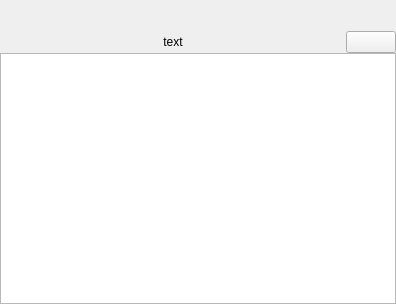
<?xml version="1.0" encoding="UTF-8"?>
<ui version="4.0">
 <class>MyTreeWidget</class>
 <widget class="QWidget" name="MyTreeWidget">
  <property name="geometry">
   <rect>
    <x>0</x>
    <y>0</y>
    <width>396</width>
    <height>304</height>
   </rect>
  </property>
  <property name="windowTitle">
   <string>Form</string>
  </property>
  <layout class="QHBoxLayout" name="horizontalLayout">
   <property name="spacing">
    <number>0</number>
   </property>
   <property name="leftMargin">
    <number>0</number>
   </property>
   <property name="topMargin">
    <number>31</number>
   </property>
   <property name="rightMargin">
    <number>0</number>
   </property>
   <property name="bottomMargin">
    <number>0</number>
   </property>
   <item>
    <layout class="QVBoxLayout" name="vLayout">
     <property name="spacing">
      <number>0</number>
     </property>
     <item>
      <layout class="QHBoxLayout" name="hLayout">
       <property name="spacing">
        <number>0</number>
       </property>
       <item>
        <widget class="QLabel" name="label">
         <property name="enabled">
          <bool>true</bool>
         </property>
         <property name="autoFillBackground">
          <bool>false</bool>
         </property>
         <property name="lineWidth">
          <number>37</number>
         </property>
         <property name="midLineWidth">
          <number>37</number>
         </property>
         <property name="text">
          <string>text</string>
         </property>
         <property name="scaledContents">
          <bool>true</bool>
         </property>
         <property name="alignment">
          <set>Qt::AlignCenter</set>
         </property>
        </widget>
       </item>
       <item>
        <widget class="QPushButton" name="pushButton">
         <property name="maximumSize">
          <size>
           <width>50</width>
           <height>16777215</height>
          </size>
         </property>
         <property name="autoFillBackground">
          <bool>false</bool>
         </property>
         <property name="text">
          <string/>
         </property>
         <property name="icon">
          <iconset resource="../../qrc/SMCMMaterialManager/resources.qrc">
           <normaloff>:/resources/FAQ.png</normaloff>:/resources/FAQ.png</iconset>
         </property>
         <property name="checkable">
          <bool>false</bool>
         </property>
         <property name="autoDefault">
          <bool>true</bool>
         </property>
         <property name="default">
          <bool>false</bool>
         </property>
         <property name="flat">
          <bool>false</bool>
         </property>
        </widget>
       </item>
      </layout>
     </item>
     <item>
      <widget class="MyTreeView" name="treeView">
       <property name="midLineWidth">
        <number>0</number>
       </property>
      </widget>
     </item>
    </layout>
   </item>
  </layout>
 </widget>
 <customwidgets>
  <customwidget>
   <class>MyTreeView</class>
   <extends>QTreeView</extends>
   <header location="global">mytreeview.h</header>
  </customwidget>
 </customwidgets>
 <resources>
  <include location="../../qrc/SMCMMaterialManager/resources.qrc"/>
 </resources>
 <connections/>
</ui>
